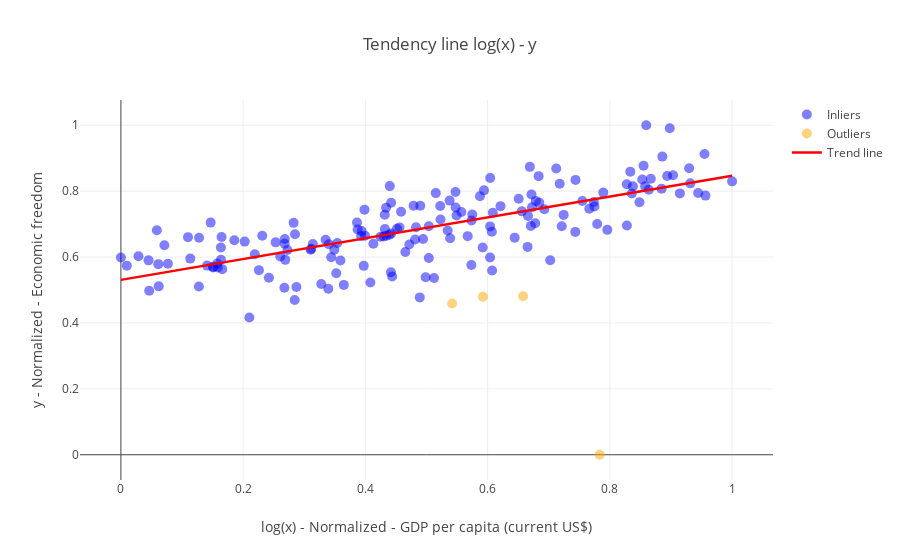

Notebook code for this chart:
### Code cell
scatter(data, ['GDP per capita (current US$)', 'Economic freedom'], [2017, 2016], True)

### Figure 1 — Plotly figure (JSON) as saved in the notebook; plotly's stock layout.template omitted (floating-point values rounded to 4 significant figures; data arrays with more than 128 entries replaced by an {"elided": "..."} marker saying what was removed)
{"data": [{"marker": {"color": "blue", "opacity": 0.5, "size": 10}, "mode": "markers", "name": "Inliers", "text": {"elided": "167 str values"}, "type": "scatter", "uid": "67631b99-403f-4cac-8cce-82ea8da6a83b", "x": {"elided": "167 float values"}, "y": {"elided": "167 float values"}}, {"marker": {"color": "orange", "opacity": 0.5, "size": 10}, "mode": "markers", "name": "Outliers", "text": ["Argentina", "Equatorial Guinea", "Korea, Rep.", "Turkmenistan"], "type": "scatter", "uid": "fa897e6b-20b5-47a2-8ecf-f81b093376f5", "x": [0.6581, 0.5924, 0.7834, 0.5419], "y": [0.4808, 0.4797, 0, 0.459]}, {"line": {"color": "red", "width": 2.5}, "mode": "lines", "name": "Trend line", "type": "scatter", "uid": "d7136ce3-f5da-4a8c-bab0-a7f57b86e6be", "x": [0, 1], "y": [0.5307, 0.8465]}], "layout": {"title": "Tendency line log(x) - y", "xaxis": {"title": "log(x) - Normalized - GDP per capita (current US$)"}, "yaxis": {"title": "y - Normalized - Economic freedom"}}}
